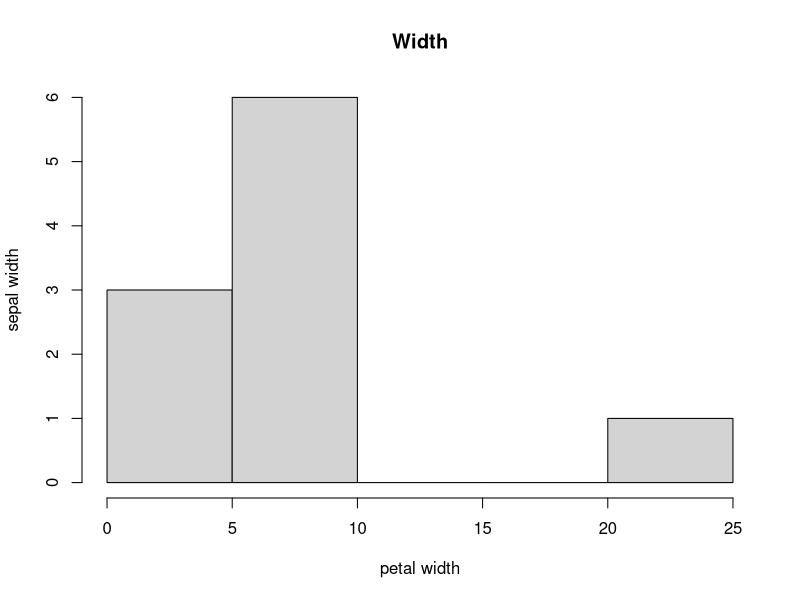

Write the R code that produced this figure.
# Write a R program to create a Data Frames which contain details of 10
# employees (Name,Designation, Gender, Salary, Hire date).

x <- data.frame (
  name = c("Jacob", "Manu", "Sheba", "Diya", "Eva", "Dan", "Michelle", "Jessica", "Gary", "Eric"),
  designation = c("Assistant", "Manager", "Assistant", "CEO", "Intern", "Associate", "Associate", "Associate", "Staff", "Staff"),
  gender = c("M", "M", "F", "F", "F", "M", "M", "F", "M", "M"),
  salary = c(8, 10, 8, 24, 5, 9, 9, 9, 4, 4),
  hiredate = c("2019-05-12", "2017-02-09", "2018-05-12", "2017-02-09", "2019-05-12", "2019-01-09", "2019-05-12", "2017-09-09", "2020-05-12", "2017-04-09")
)
x$hiredate <- as.Date(x$hiredate)

x

# a) Extract 3rd and 5th rows with 1st and 3rd columns from a given data frame.

x[c(3, 5), c(1, 3)]



#b) Create a frequency table for employee with respect to gender

library('plyr')
table(x$gender)


#c) Draw a histogram for salary

hist(x$salary, xlab="petal width", ylab="sepal width", main="Width")

